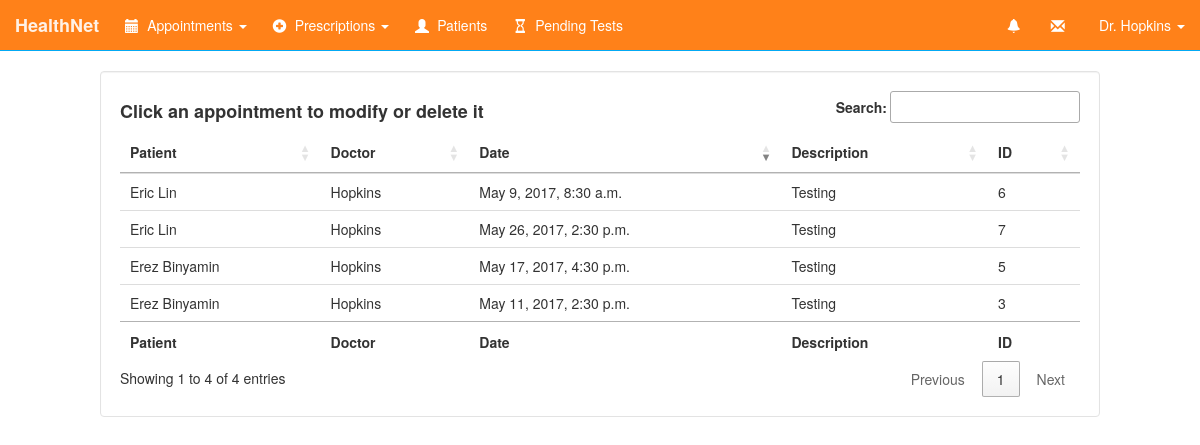
The page /appointments/ (signed in) on the database its author committed.
### HealthNetApp/models.py (models this page shows, shortened)
class Person(models.Model):
    person = models.OneToOneField(User, related_name='person')
    first_name = models.CharField(max_length=25)
    last_name = models.CharField(max_length=25)
    username = models.CharField(max_length=25)
    password = models.CharField(max_length=32)
    birthdate = models.DateField()
    email = models.EmailField(max_length=48)
    phone = models.CharField(max_length=15, default=0)
    sex = models.CharField(max_length=15)
    preferred_hospital = models.CharField(max_length=50)
    usertype = models.CharField(max_length=8)
    primary_physician = models.CharField(max_length=50)
    last_physical = models.CharField(max_length=50)
    health_history = models.CharField(max_length=600)
    status = models.CharField(max_length=10)

class Appointment(models.Model):
    doctor = models.CharField(max_length=20)
    date = models.DateTimeField()
    description = models.CharField(max_length=100)
    p_username = models.CharField(max_length=100)
    p_first_name = models.CharField(max_length=100)
    p_last_name = models.CharField(max_length=100)
    hospital = models.CharField(max_length=50)

### HealthNetApp/views.py (the view)
# urls.py: url(r'^appointments/', views.appointments),
def appointments(request):
    if not request.user.is_authenticated():
        return redirect('/login/')
    user = request.user.person
    appointments = []
    notification = getNotifications(user)
    listOptions = Person.objects.filter().exclude(usertype='nurse')
    if user.usertype == 'patient':
        appointments = Appointment.objects.filter(p_username=user.username)
    elif user.usertype == 'doctor':
        appointments = Appointment.objects.filter(doctor=user.last_name)
    elif user.usertype == 'nurse':
        appointments = Appointment.objects.filter()
    return render(request, 'appointments.html', {'user': user, 'appointments': appointments, 'notifications': notification,
                                                 'options': listOptions, 'form': AppointmentForm(prefix="delete")})

### templates/appointments.html (shortened to what this page needs)
{% include 'navbar.html' %}
{% block content %}
    <div class="well col-md-10 col-md-offset-1">
        <table id="appointmentsTable" class="table" cellspacing="0" width="100%">
            <thead>
            <tr>
                <th>Patient</th>
                <th>Doctor</th>
                <th>Date</th>
                <th>Description</th>
                <th>ID</th>
            </tr>
            </thead>
            <tfoot>
            <tr>
                <th>Patient</th>
                <th>Doctor</th>
                <th>Date</th>
                <th>Description</th>
                <th>ID</th>
            </tr>
            </tfoot>
            <tbody>
            {% for apt in appointments %}
                <tr>
                    <td>{{ apt.p_first_name }} {{ apt.p_last_name }}</td>
                    <td>{{ apt.doctor }}</td>
                    <td>{{ apt.date }}</td>
                    <td>{{ apt.description|escapejs }}</td>
                    <td>{{ apt.pk }}</td>
                </tr>
            {% endfor %}
            </tbody>
        </table>
    </div>
{% endblock %}

### templates/navbar.html (shortened to what this page needs)
{% load staticfiles %}
<!DOCTYPE html>
<html lang="en">
<head>
    <link rel="stylesheet" href="https://maxcdn.bootstrapcdn.com/bootstrap/3.3.5/css/bootstrap.min.css">
    <link rel="stylesheet" href="../static/css/navbar.css">
    <link rel="stylesheet" href="../static/css/form-elements.css">
    <link rel="stylesheet" href="../static/css/font-awesome.min.css">
    <link rel="stylesheet" type="text/css" href="//cdnjs.cloudflare.com/ajax/libs/fullcalendar/2.4.0/fullcalendar.min.css">
    <link rel="stylesheet" href="https://cdn.datatables.net/1.10.10/css/jquery.dataTables.min.css">
    {% if user.usertype == "patient" %}
        <link id="css_patient" rel="stylesheet" href="{% static 'hnet/patient.css' %}">
    {% elif user.usertype == "doctor" %}
        <link id="css_doctor" rel="stylesheet" href="{% static 'hnet/doctor.css' %}">
    {% elif user.usertype == "nurse" %}
        <link id="css_nurse" rel="stylesheet" href="{% static 'hnet/nurse.css' %}">
    {% elif user.usertype == "admin" %}
        <link rel="stylesheet" href="{% static 'hnet/admin.css' %}">
    {% endif %}
    <link id="css_day" rel="stylesheet" href="{% static 'hnet/fc_dayview.css' %}">
</head>
<body>
<nav class="navbar navbar-default navbar-static-top">
    <div class="container-fluid">
        <div class="navbar-header">
            <a class="navbar-brand" href="/dashboard/">HealthNet </a>
        </div>
        {% if user.usertype != 'admin' %}
            <ul class="nav navbar-nav">
                <li class="dropdown">
                    <a href="#" class="dropdown-toggle" data-toggle="dropdown" role="button" aria-haspopup="true"
                       aria-expanded="false"><span class="glyphicon glyphicon-calendar"></span> Appointments
                        <span class="caret"></span></a>
                </li>
                {% if user.usertype == "patient" %}
                    <li><a href="/prescriptions/"><span class="glyphicon glyphicon-asterisk"></span> Prescriptions</a>
                    </li>
                    <li><a href="/testresults/"><span class="glyphicon glyphicon-folder-open"></span> Medical Tests</a>
                    </li>
                    <li><a href="/medicalhistory/"><span class="glyphicon glyphicon-heart"></span> Medical Record</a>
                    </li>
                {% elif user.usertype == "nurse" or user.usertype == "doctor" %}
                    {% if user.usertype == "doctor" %}
                        <li class="dropdown">
                            <a href="#" class="dropdown-toggle" data-toggle="dropdown" role="button"
                               aria-haspopup="true"
                               aria-expanded="false"><span class="glyphicon glyphicon-plus-sign"></span>
                                Prescriptions <span
                                        class="caret"></span></a>
                        </li>
                    {% endif %}
                    <li><a href="/userlist/"><span class="glyphicon glyphicon-user"></span> Patients</a>
                    <li><a href="/pendingtests/"><span class="glyphicon glyphicon-hourglass"></span> Pending Tests</a>
                    </li>
                {% endif %}
            </ul>
        {% else %}
            <ul class="nav navbar-nav">
                <li><a href="/permissions/"><span class="glyphicon glyphicon-cog"></span> Permissions</a></li>
                <li><a href="/systemstats/"><span class="glyphicon glyphicon-stats"></span> System Statistics</a></li>
            </ul>
        {% endif %}
        <ul class="nav navbar-nav navbar-right">
            {% if user.usertype != 'admin' %}
                <li class="dropdown">
                    <a href="#" class="dropdown-toggle" data-toggle="dropdown" role="button" aria-haspopup="true"
                       aria-expanded="false">
                        <span class="glyphicon glyphicon-bell"></span></a>
                </li>
                <li><a href="/messages/"><span class="glyphicon glyphicon-envelope"></span></a></li>
            {% endif %}
            <li class="dropdown">
                <a href="#" class="dropdown-toggle" data-toggle="dropdown" role="button" aria-haspopup="true"
                   aria-expanded="false">
                    {% if user.usertype == "patient" %}
                        {{ user.first_name|safe|escape }} {{ user.last_name|safe|escape }}
                    {% elif user.usertype == "doctor" %}
                        Dr. {{ user.last_name|safe|escape }}
                    {% elif user.usertype == "nurse" %}
                        Nurse {{ user.last_name|safe|escape }}
                    {% elif user.usertype == "admin" %}
                        Administrator
                    {% endif %}
                    <span class="caret"></span></a>
            </li>
        </ul>
    </div>
</nav>
</body>
</html>

### static/css/navbar.css (style rules this page uses)
.navbar-default { background-color: #2196f3; border-color: #03a9f4; }
.navbar-default .navbar-brand { color: #ffffff; }
.navbar-default .navbar-nav > li > a { color: #ffffff; }

### static/HealthNetApp/doctor.css (style rules this page uses)
body { background-image: url('./diamond_upholstery.png'); }
.well { background: white; }
.navbar-default { background-color: #FF8119; }
.navbar-default .navbar-nav > li > a { color: white; }
.navbar-default .navbar-brand { color: white; font-weight: bold; }
.glyphicon { top: 0.175em; right: 0.3em; }

### rows shown on the page
Person: last_name "Hopkins"
Appointment: p_first_name "Erez", p_last_name "Binyamin", doctor "Hopkins", date "May 11, 2017, 2:30 p.m.", description "Testing", pk "3"
Appointment: p_first_name "Erez", p_last_name "Binyamin", doctor "Hopkins", date "May 17, 2017, 4:30 p.m.", description "Testing", pk "5"
Appointment: p_first_name "Eric", p_last_name "Lin", doctor "Hopkins", date "May 9, 2017, 8:30 a.m.", description "Testing", pk "6"
Appointment: p_first_name "Eric", p_last_name "Lin", doctor "Hopkins", date "May 26, 2017, 2:30 p.m.", description "Testing", pk "7"
